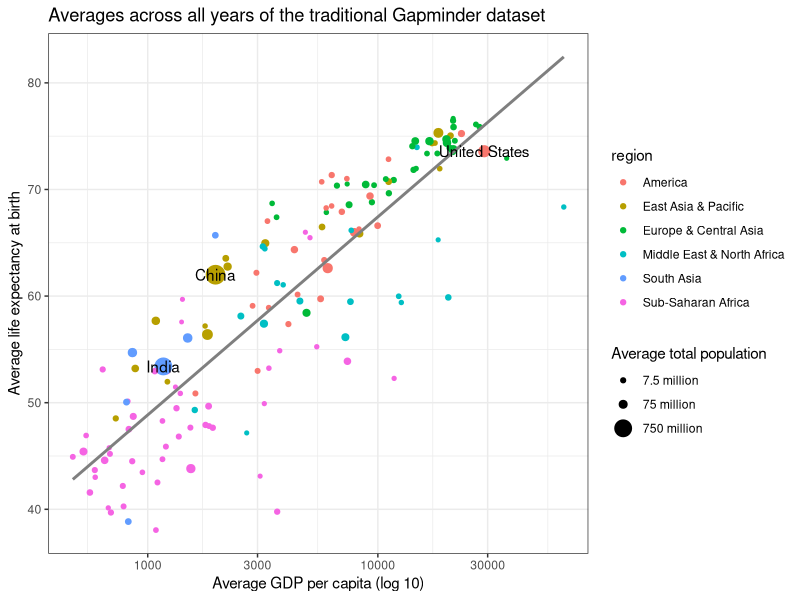

Here is the R script that generated this plot:
## ---- chunk 1

# Load required libraries

library(tidyverse)

## ---- chunk 2

# data comes from http://www.gapminder.org/

gap <- read_csv("data/gapminder_avg.csv")
names(gap) <- c("country","gdp","life.exp","pop","region","color")

## ---- chunk 3

ggplot(gap, aes(x=gdp, y=life.exp)) +
  geom_point(aes(size=pop, color=region)) +
  scale_x_log10() + 
  labs(x="Average GDP per capita (log 10)", y="Average life expectancy at birth", title="Averages across all years of the traditional Gapminder dataset") +
  scale_size_continuous(name="Average total population", breaks=c(7500000,75000000,[number redacted]),labels=c("7.5 million","75 million","750 million")) +
  geom_smooth(method="lm", se=FALSE, color="gray50") +
  geom_text(data=gap %>% filter(pop>200000000), aes(label=country)) +
  theme_bw()

